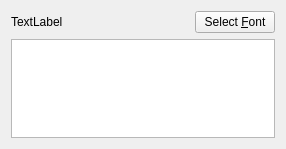
<?xml version="1.0" encoding="UTF-8"?>
<ui version="4.0">
 <class>FontPreviewWidget</class>
 <widget class="QWidget" name="FontPreviewWidget">
  <property name="geometry">
   <rect>
    <x>0</x>
    <y>0</y>
    <width>286</width>
    <height>149</height>
   </rect>
  </property>
  <property name="windowTitle">
   <string>Form</string>
  </property>
  <layout class="QVBoxLayout" name="verticalLayout" stretch="0,9">
   <item>
    <layout class="QHBoxLayout" name="horizontalLayout" stretch="4,0">
     <item>
      <widget class="QLabel" name="lblFontSelected">
       <property name="font">
        <font>
         <pointsize>9</pointsize>
        </font>
       </property>
       <property name="text">
        <string>TextLabel</string>
       </property>
      </widget>
     </item>
     <item>
      <widget class="QPushButton" name="btnSelectFont">
       <property name="font">
        <font>
         <pointsize>9</pointsize>
        </font>
       </property>
       <property name="text">
        <string>Select &amp;Font</string>
       </property>
      </widget>
     </item>
    </layout>
   </item>
   <item>
    <widget class="QTextEdit" name="txtPrevirew">
     <property name="font">
      <font>
       <pointsize>9</pointsize>
      </font>
     </property>
     <property name="readOnly">
      <bool>true</bool>
     </property>
    </widget>
   </item>
  </layout>
 </widget>
 <resources/>
 <connections/>
</ui>
